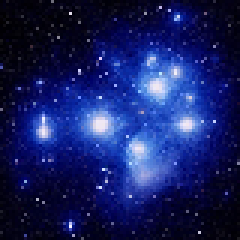
#> input picture layers/meta-openembedded/meta-oe/recipes-navigation/orrery/orrery/orrery.png, 80 x 80 px, given in place of the camera (shown 3 times larger)
$ python camera_mqtt.py
#> lines starting #> are read from the running program, lines starting #| are printed output that depends on the picture; after the words box and inside, x2 and y2 are one past the last pixel; in counts of white or black regions, pixels touching at a corner belong together; long printed decimals are rounded
#!/usr/bin/env python3

import cv2
import time
import sys
import numpy as np
import paho.mqtt.client as mqtt


def connect(client, userdata, flags, rc):
    if rc == 0:
        print("Connected success")
    else:
        print(f"Connected fail with code {rc}")
        sys.exit()


def findBall(mask):
    x = 0
    y = 0
    radius = 0
    center = (0, 0)

    contours, _ = cv2.findContours(
        mask, cv2.RETR_TREE, cv2.CHAIN_APPROX_SIMPLE)

    if len(contours) > 0:
        c = max(contours, key=cv2.contourArea)
        ((x, y), radius) = cv2.minEnclosingCircle(c)
        M = cv2.moments(c)

        if radius > 10:
            center = (int(M["m10"] / M["m00"]), int(M["m01"] / M["m00"]))

    return x, y, radius, center


def move(x, radius):
    global client
    if x > 350:
        print('MOVE LEFT')
        client.publish("piCam", "2")
    elif x < 300:
        print('MOVE RIGHT')
        client.publish("piCam", "1")
    else:
        print('CENTERED')
        client.publish("piCam", "3")


# Start and configure MQTT
client = mqtt.Client("raspberry1")
client.username_pw_set("python_user", "python1234")
client.on_connect = connect

try:
    client.connect("127.0.0.1", 1883)
except:
    print("MQTT Connect Error")
    sys.exit()

client.loop_start()

# Configure OpenCV Camre
cap = cv2.VideoCapture(0)

# Configure mask values
l_b = np.array([40, 175, 80])
u_b = np.array([255, 255, 255])

while cap.isOpened():
    ret, frame = cap.read()
#> frame is the input picture: shape (80, 80, 3); mean B, G, R 97.4, 31.9, 21.9

    if ret:
        frame_hsv = cv2.cvtColor(frame, cv2.COLOR_BGR2HSV)
#> frame_hsv: shape (80, 80, 3); mean H, S, V 118.2, 216.3, 97.4

        mask = cv2.inRange(frame_hsv, l_b, u_b)
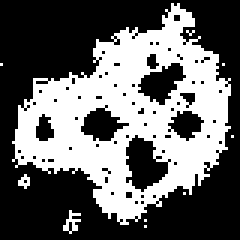
#> mask: shape (80, 80) (shown 3 times larger); 39.8% white; 10 white regions (8 under 20 px)

        x, y, radius, center = findBall(mask)
#> in findBall, `contours, _ = cv2.findContours( mask, cv2.RETR_TREE, cv2.CHAIN_APPROX_..`: contours = 97 contours, 90 with area under 20; largest, box (x1, y1, x2, y2) and area: (4, 1, 77, 75) 2986, (41, 44, 57, 65) 189, (45, 20, 63, 36) 146, (26, 35, 44, 48) 124, (55, 36, 69, 48) 88, (11, 37, 19, 48) 49, (48, 17, 54, 24) 20
#> in findBall, `c = max(contours, key=cv2.contourArea)`: c = contour of 215 points, box (x1, y1, x2, y2) (4, 1, 77, 75), area 2986
#> in findBall, `((x, y), radius) = cv2.minEnclosingCircle(c)`: x = 38.77; y = 34.77; radius = 39.37
#> in findBall, `M = cv2.moments(c)`: M = moments, m00 2986, centre m10/m00, m01/m00 = (43.51, 38.99)
#> in findBall, `center = (int(M["m10"] / M["m00"]), int(M["m01"] / M["m00"]))`: center = (43, 38)
#> x = 38.77; y = 34.77; radius = 39.37; center = (43, 38)

        cv2.circle(frame, (int(x), int(y)), int(radius),
                   (0, 255, 255), 2)
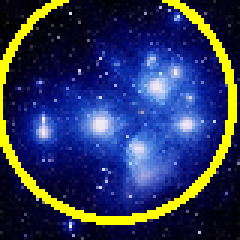
#> frame: shape (80, 80, 3) (shown 3 times larger); 9.34% of pixels changed, all inside (x1, y1, x2, y2) = (0, 0, 79, 75)
        cv2.circle(frame, center, 5, (0, 0, 255), -1)
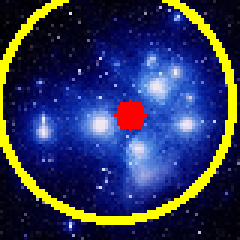
#> frame: shape (80, 80, 3) (shown 3 times larger); 1.27% of pixels changed, all inside (x1, y1, x2, y2) = (38, 33, 49, 44)

        #cv2.imshow('frame', frame)

        move(x, radius)
        print("X position = {}".format(x))
#| X position = 38.768

        if cv2.waitKey(1) & 0xFF == 27:
#> (key Esc is pressed here)
            break
    else:
        break

    time.sleep(0.5)

cap.release()
cv2.destroyAllWindows()
